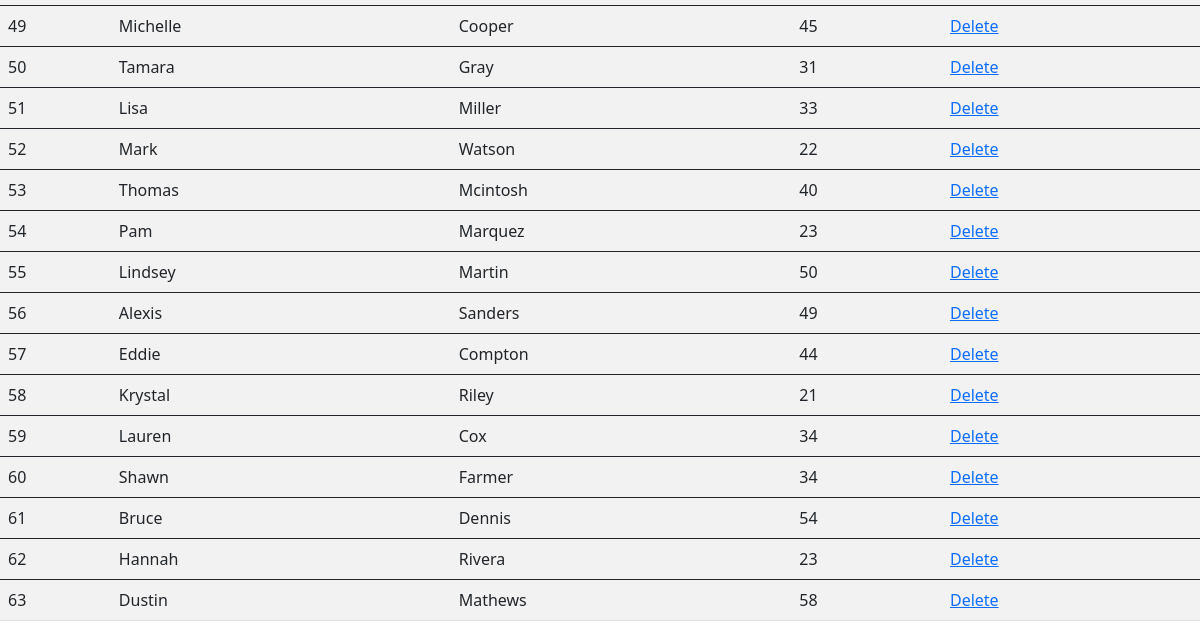
Before: / (lower part) with the older database file.
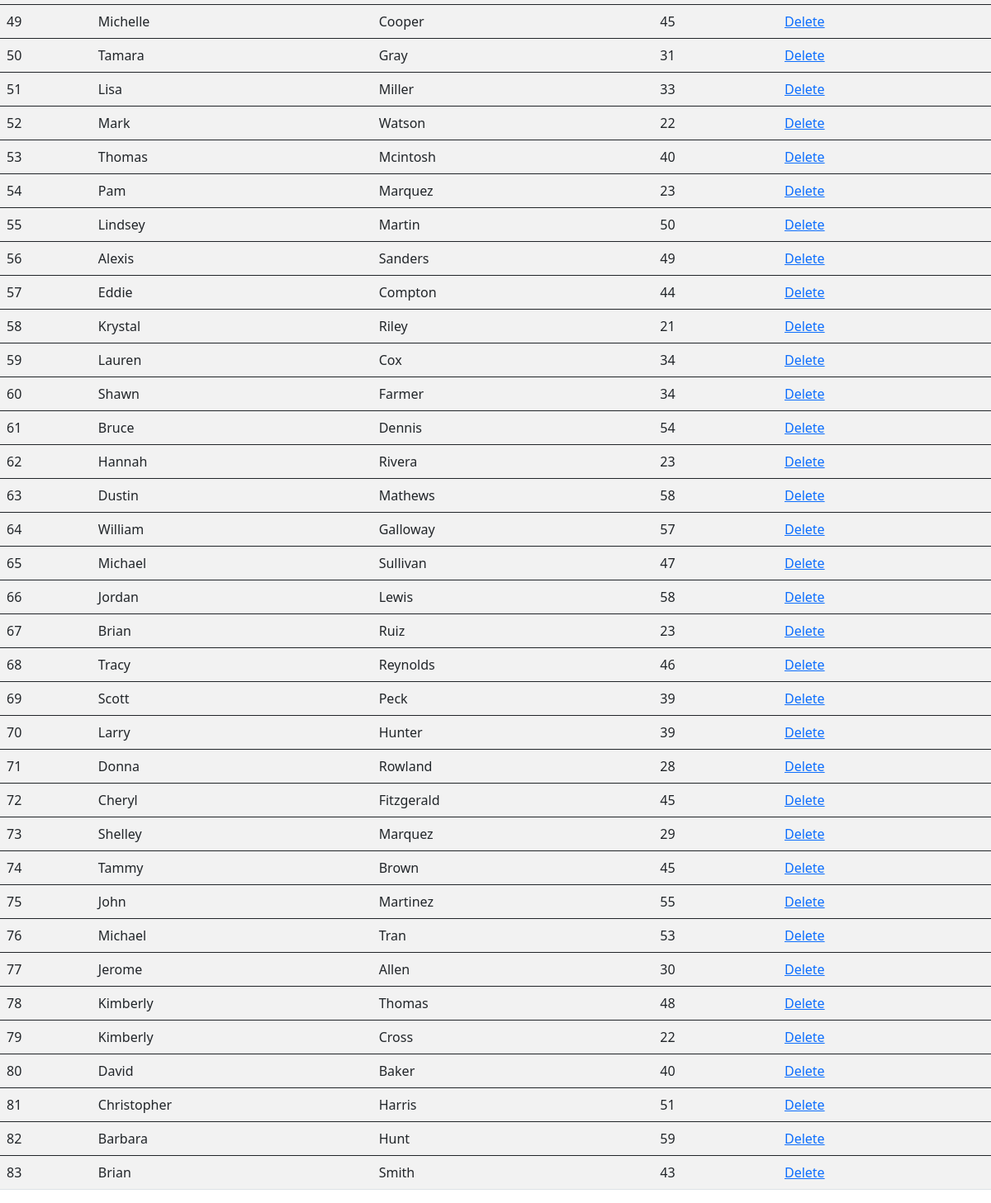
After: the same page with the newer database file.
### app.py (models this page shows, shortened)
class Profile(db.Model):
	id = db.Column(db.Integer, primary_key=True)
	first_name = db.Column(db.String(20), unique=False, nullable=False)
	last_name = db.Column(db.String(20), unique=False, nullable=False)
	age = db.Column(db.Integer, nullable=False)

### app.py (the view)
@app.route('/')
def index():
	profiles = Profile.query.all()
	return render_template('index.html', profiles=profiles)

### templates/index.html (shortened to what this page needs)
<!DOCTYPE html>
<html>
   <head>
      <link href="https://cdn.jsdelivr.net/npm/bootstrap@5.0.1/dist/css/bootstrap.min.css" rel="stylesheet">
      <link rel="stylesheet" type="text/css" href="https://cdn.datatables.net/1.10.25/css/dataTables.bootstrap5.css">
   </head>
   <body>
      <br>
      <table id="data" class="table table-striped">
         {% for data in profiles %}
         <tbody>
            <td>{{data.id}}</td>
            <td>{{data.first_name}}</td>
            <td>{{data.last_name}}</td>
            <td>{{data.age}}</td>
            <td><a href="/delete/{{data.id}}" type="button">Delete</a></td>
         </tbody>
         {% endfor%}
      </table>
   </body>
</html>

Changed rows visible on the page:
added Profile: id "64", first_name "William", last_name "Galloway", age "57"
added Profile: id "65", first_name "Michael", last_name "Sullivan", age "47"
added Profile: id "66", first_name "Jordan", last_name "Lewis", age "58"
added Profile: id "67", first_name "Brian", last_name "Ruiz", age "23"
added Profile: id "68", first_name "Tracy", last_name "Reynolds", age "46"
added Profile: id "69", first_name "Scott", last_name "Peck", age "39"
added Profile: id "70", first_name "Larry", last_name "Hunter", age "39"
added Profile: id "71", first_name "Donna", last_name "Rowland", age "28"
added Profile: id "72", first_name "Cheryl", last_name "Fitzgerald", age "45"
added Profile: id "73", first_name "Shelley", last_name "Marquez", age "29"
added Profile: id "74", first_name "Tammy", last_name "Brown", age "45"
added Profile: id "75", first_name "John", last_name "Martinez", age "55"
added Profile: id "76", first_name "Michael", last_name "Tran", age "53"
added Profile: id "77", first_name "Jerome", last_name "Allen", age "30"
added Profile: id "78", first_name "Kimberly", last_name "Thomas", age "48"
added Profile: id "79", first_name "Kimberly", last_name "Cross", age "22"
added Profile: id "80", first_name "David", last_name "Baker", age "40"
added Profile: id "81", first_name "Christopher", last_name "Harris", age "51"
added Profile: id "82", first_name "Barbara", last_name "Hunt", age "59"
added Profile: id "83", first_name "Brian", last_name "Smith", age "43"
